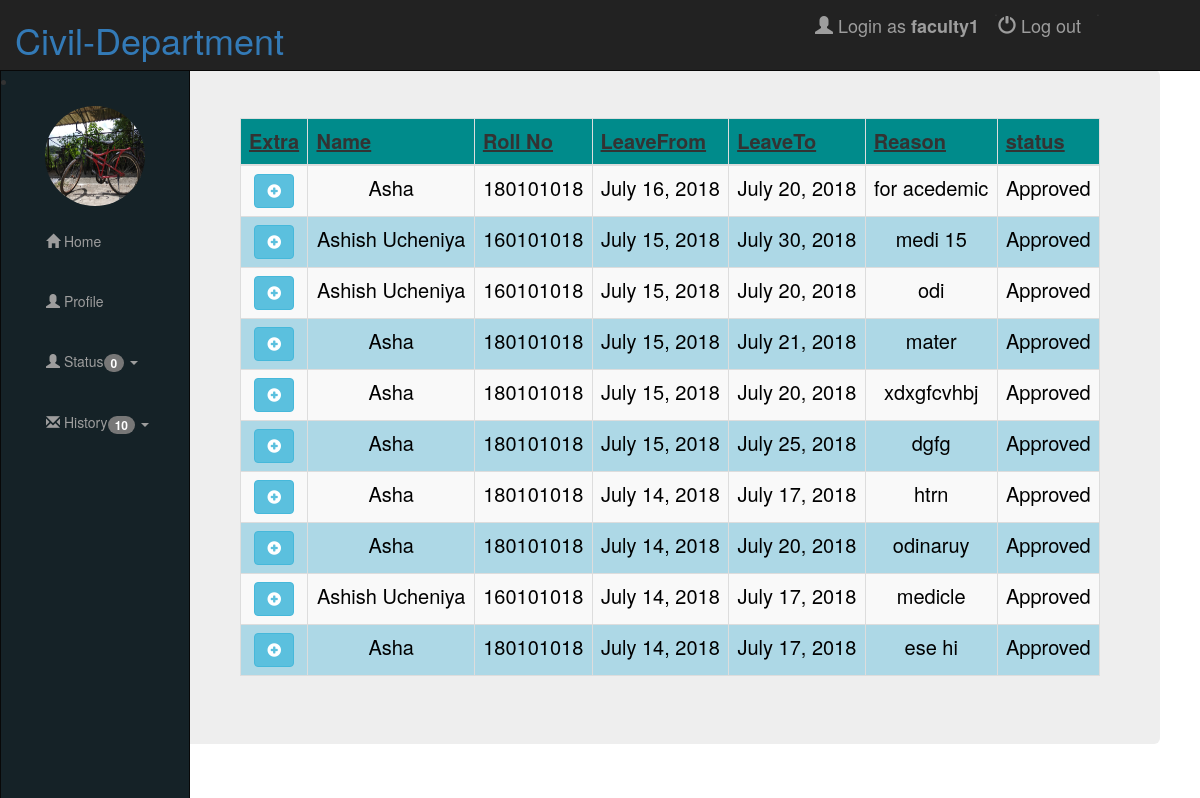
The page /faculty/TA_leave_history (signed in) on the database its author committed.
### leave/models.py (models this page shows, shortened)
class User(AbstractUser):
    is_student = models.BooleanField(default=False)
    is_faculty = models.BooleanField(default=False)
    is_office = models.BooleanField(default=False)
    is_dppc = models.BooleanField(default=False)
    is_hod = models.BooleanField(default=False)

class Faculty(models.Model):
    user = models.OneToOneField(User, on_delete=models.CASCADE, related_name='facultys')
    Name = models.CharField(max_length=200, blank=True, default="")
    profile_pic = models.ImageField(upload_to='faculty', blank=True, null=True, default=" ")
    faculty_id = models.CharField(max_length=128, blank=False)
    webmail = models.CharField(max_length=128, blank=False)
    mob_num = models.CharField(max_length=128, blank=False)

class ApplyLeave(models.Model):
    LeaveId = models.ForeignKey(Student, on_delete=models.CASCADE, related_name='applyleaves')
    LeaveFrom = models.DateField()
    LeaveTo = models.DateField()
    TypeOfLeave = models.CharField(max_length=255, choices=TYPEOFLEAVE, blank=False, default="")
    ReasonForLeave = models.CharField(max_length=200)
    Doc1 = models.FileField(upload_to='documents', blank=True, null=True)
    Doc2 = models.FileField(upload_to='documents', blank=True, null=True)
    AddressWhileOnLeave = models.CharField(max_length=200)
    PhoneNumberWhileOnLeave = models.CharField(max_length=20)
    DateOfApply = models.DateField(default=datetime.now)
    Flag = models.IntegerField(default=0)
    SentTo = MultiSelectField(choices=SENT_TO)

class Student(models.Model):
    user = models.OneToOneField(User, on_delete=models.CASCADE, related_name='students')
    Name = models.CharField(max_length=200, blank=True, default="")
    profile_pic = models.ImageField(upload_to='student', blank=True, null=True)
    roll_no = models.CharField(max_length=128, blank=False, default=" ", unique=True)
    gender = models.CharField(max_length=10, choices=GENDER, blank=False)
    webmail = models.CharField(max_length=128, blank=False, unique=True)
    course = models.CharField(max_length=128, choices=COURSE, blank=True)
    acedemic_year = models.IntegerField(choices=ACADEMIC_YEAR, default=0)
    present_semester = models.IntegerField(choices=SEMESTER, null=True, blank=True)
    hostel_name = models.CharField(max_length=255, choices=HOSTEL_CHOICES, blank=True, default="")
    room_number = models.CharField(max_length=10, blank=True, default="")
    mob_number = models.CharField(max_length=15, blank=False, default=" ")
    emergency_mob_num = models.CharField(max_length=15, blank=True, default=" ")
    TA_instructor = models.CharField(max_length=200, blank=True, default="", )
    Supervisor_1 = models.CharField(max_length=200, blank=True, default="")
    Odinary = models.IntegerField( blank=False, default=15)
    Medical = models.IntegerField( blank=False, default=15)
    Acedemic = models.IntegerField( blank=False, default=30)
    Maternity = models.IntegerField( blank=False, default=135)
    Paternity = models.IntegerField( blank=False, default=15)

### leave/views/faculty.py (the view)
# urls.py: path('TA_leave_history', faculty.TALeaveHistory, name='ta_history'),
@login_required
@faculty_required
def TALeaveHistory(request):
    StudentstofFaculty = Student.objects.all().filter(TA_instructor=request.user)
    AllLeavesofStudent = ApplyLeave.objects.all().filter(Q(Flag=5) & Q(LeaveId__in=StudentstofFaculty)).order_by('-pk')
    FacultyStudent = Student.objects.all().filter(Q(Supervisor_1=request.user))
    SvLength = ApplyLeave.objects.all().filter(Q(Flag=2) & Q(LeaveId__in=FacultyStudent)).count()
    TaLength = ApplyLeave.objects.all().filter(Q(Flag=1) & Q(LeaveId__in=StudentstofFaculty)).count()
    SvHistory = ApplyLeave.objects.all().filter(Q(Flag=5) & Q(LeaveId__in=FacultyStudent)).order_by('-pk').count()
    TaHistory = AllLeavesofStudent.count()
    try:
        user_obj = Faculty.objects.get(user=request.user)
        return render(request, 'faculty/TaHistory.html', {"AllLeaves": AllLeavesofStudent,
                                                          'TaLength': TaLength,
                                                          'SvLength': SvLength,
                                                          'TaHistory': TaHistory,
                                                          'SvHistory': SvHistory,
                                                          'user_obj': user_obj,
                                                          })
    except:
        return render(request, 'faculty/TaHistory.html', {"AllLeaves": AllLeavesofStudent,
                                                          'TaLength': TaLength,
                                                          'SvLength': SvLength,
                                                          'TaHistory': TaHistory,
                                                          'SvHistory': SvHistory,
                                                          })

### templates/faculty/TaHistory.html (shortened to what this page needs)
<!DOCTYPE html>
{% extends "faculty/faculty_dashboard.html" %}
{% load staticfiles %}
{% block facul %}
<div class="jumbotron">
    {% if AllLeaves %}
    <table class="table table-striped table-dark table-bordered table-hover " id="mydata">
        <thead>
        <tr>
            <th>Extra</th>
            <th>Name</th>
            <th>Roll No</th>
            <th>LeaveFrom</th>
            <th>LeaveTo</th>
            <th>Reason</th>
            <th>status</th>
        </tr>
        </thead>
        <tbody>
        {% for leave in AllLeaves %}
        <tr>
            <td>
                        <button type="button" class="btn btn-info" data-toggle="modal"
                                data-target="#demo{{ leave.id }}">
                            <span class="glyphicon glyphicon-plus-sign"></span>
                        </button>
                    </td>
            <td>{{leave.LeaveId.Name}}</td>
            <td>{{leave.LeaveId.roll_no}}</td>
            <td>{{leave.LeaveFrom}}</td>
            <td>{{leave.LeaveTo}}</td>
            <td>{{leave.ReasonForLeave}}</td>
            <td>
                {% if leave.Flag == 5 %}
                Approved
                {% else%}
                Cancelled
                {% endif %}
            </td>
        </tr>
        {% endfor %}
        </tbody>
    </table>
</div>
{% else %}
<p>no request available</p>
{% endif %}
</div>
{% endblock %}

### templates/faculty/faculty_dashboard.html (shortened to what this page needs)
<!DOCTYPE html>
{% extends "base.html" %}
{% load staticfiles %}
{% block body_block %}
    <div class="navbar navbar-inverse navbar-fixed-left">
    {% if user_obj.profile_pic %}
    <li><img src="{{ user_obj.profile_pic.url}}" class="img-circle" height="100" width="100"></li>
    {% else %}
    <li><img src="#" class="img-circle" height="100" width="100"></li>
    {% endif %}
    <ul class="nav navbar-nav">
        <li><a href="{% url 'faculty:fac_dash_board' %}"><span class="glyphicon glyphicon-home"></span>  Home</a></li>
        <li><a href="{% url 'faculty:edit_profile' user.id %}"><span class="glyphicon glyphicon-user"></span>  Profile</a></li>
        <li class="dropdown"><a href="#" class="dropdown-toggle" data-toggle="dropdown">
            <span class="glyphicon glyphicon-user"></span>
            Status<span class="badge">{{TaLength|add:SvLength}}</span>
            <span class="caret"></span></a>
        </li>
        <li class="dropdown"><a href="#" class="dropdown-toggle" data-toggle="dropdown"><span class="glyphicon glyphicon-envelope"></span>
            History<span class="badge">{{ TaHistory|add:SvHistory}}</span>
            <span class="caret"></span></a>
        </li>
    </ul>
</div>
<div class="main">
    {% block facul %}
    {% endblock %}
</div>
{% endblock %}

### templates/base.html (shortened to what this page needs)
<!DOCTYPE html>
{% load staticfiles %}
<html lang="en">
<head>
    <link rel="stylesheet" href="http://cdnjs.cloudflare.com/ajax/libs/font-awesome/4.6.3/css/font-awesome.min.css">
    <link rel="stylesheet" href="https://maxcdn.bootstrapcdn.com/bootstrap/3.3.7/css/bootstrap.min.css" />
    <link rel="stylesheet" href={% static "css/style.css" %} />
    <link rel="stylesheet" type="text/css" href="https://cdn.datatables.net/v/dt/dt-1.10.16/datatables.min.css"/>
</head>
<body >
{% include 'header.html' %}
    <div class="container">
        {% block body_block %}
        {% endblock %}
</body>
</html>

### templates/header.html (shortened to what this page needs)
<nav class="navbar navbar-inverse navbar-fixed-top">
    <div class="container-fluid">
        <div class="row">
            <div class=" col-md-6 ">
                <div class="navbar-header">
                    <div class="col-6">
                        <h1 class="logo">
                            <a href="{% url 'home' %}">Civil-Department</a>
                        </h1>
                    </div>
                </div>
            </div>
            <div class=" col-md-5 ">
            <ul class="nav navbar-nav navbar-right">
                {% if user.is_authenticated %}
                    <li><a href="#" class="navbar-brand" role="button">
                        <span class="glyphicon glyphicon-user" aria-hidden="true"></span>&nbsp;Login as
                        <strong>{{ user.username }}</strong></a>.
                    </li>
                    <li><a href="{% url 'logout' %}" class="navbar-brand" role="button">
                        <span class="glyphicon glyphicon-off" aria-hidden="true"></span>&nbsp;Log out</a>.
                    </li>
                {% endif %}
            </ul>
            </div>
        </div>
</nav>

### static/css/style.css (style rules this page uses)
.container { margin-top: 70px; height: 700px; }
.container .navbar-fixed-left { width: 190px; position: fixed; border-radius: 0; height: 100%; left: 0px; background: #152227; }
.container .navbar-fixed-left .img-circle { margin-top: 15px; }
.container .navbar-fixed-left .navbar-nav > li { float: none; width: 149px; position:center; margin-left: 30px; margin-top: 10px; }
.container .navbar-fixed-left + .main { padding-left: 100px; }
.container .main { margin-left: 50px; font-size: 20px; padding: 0px 10px; }
table { border: 2px solid darkgreen; border-spacing: 0px; background-color: lightblue; border-collapse: collapse; }
thead { font-weight: bold; text-decoration: underline; background-color: darkcyan; }
th { border: 1px solid white; padding: 4px; }
td { text-align: center; vertical-align: middle; padding: 4px; border: 1px solid #000; color: black; }
img { display: block; margin-left: auto; margin-right: auto; }

### rows shown on the page
User: username "faculty1"
Faculty: profile_pic (picture)
ApplyLeave: LeaveId.Name "Asha", LeaveId.roll_no "180101018", LeaveFrom "July 16, 2018", LeaveTo "July 20, 2018", ReasonForLeave "for acedemic", Flag "Approved"
ApplyLeave: LeaveId.Name "Ashish Ucheniya", LeaveId.roll_no "160101018", LeaveFrom "July 15, 2018", LeaveTo "July 30, 2018", ReasonForLeave "medi 15", Flag "Approved"
ApplyLeave: LeaveId.Name "Ashish Ucheniya", LeaveId.roll_no "160101018", LeaveFrom "July 15, 2018", LeaveTo "July 20, 2018", ReasonForLeave "odi", Flag "Approved"
ApplyLeave: LeaveId.Name "Asha", LeaveId.roll_no "180101018", LeaveFrom "July 15, 2018", LeaveTo "July 21, 2018", ReasonForLeave "mater", Flag "Approved"
ApplyLeave: LeaveId.Name "Asha", LeaveId.roll_no "180101018", LeaveFrom "July 15, 2018", LeaveTo "July 20, 2018", ReasonForLeave "xdxgfcvhbj", Flag "Approved"
ApplyLeave: LeaveId.Name "Asha", LeaveId.roll_no "180101018", LeaveFrom "July 15, 2018", LeaveTo "July 25, 2018", ReasonForLeave "dgfg", Flag "Approved"
ApplyLeave: LeaveId.Name "Asha", LeaveId.roll_no "180101018", LeaveFrom "July 14, 2018", LeaveTo "July 17, 2018", ReasonForLeave "htrn", Flag "Approved"
ApplyLeave: LeaveId.Name "Asha", LeaveId.roll_no "180101018", LeaveFrom "July 14, 2018", LeaveTo "July 20, 2018", ReasonForLeave "odinaruy", Flag "Approved"
ApplyLeave: LeaveId.Name "Ashish Ucheniya", LeaveId.roll_no "160101018", LeaveFrom "July 14, 2018", LeaveTo "July 17, 2018", ReasonForLeave "medicle", Flag "Approved"
ApplyLeave: LeaveId.Name "Asha", LeaveId.roll_no "180101018", LeaveFrom "July 14, 2018", LeaveTo "July 17, 2018", ReasonForLeave "ese hi", Flag "Approved"

### other values the page prints
{{ TaLength|add:SvLength }} "0"
{{ TaHistory|add:SvHistory }} "10"
